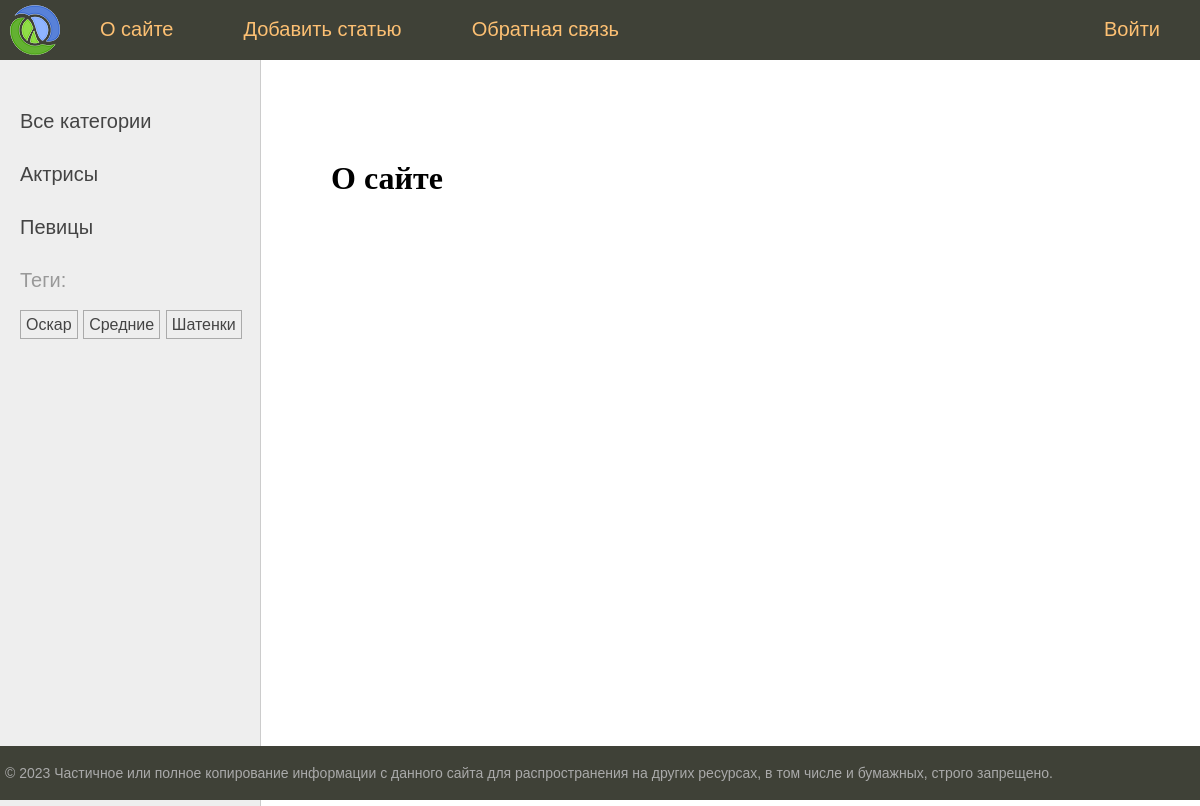
The page /about/ on the database its author committed.
### women/models.py (models this page shows, shortened)
class Category(models.Model):
    name = models.CharField(max_length=100, db_index=True)
    slug = models.SlugField(max_length=255, unique=True, db_index=True)
    def get_absolute_url(self):
        return reverse('category', kwargs={'cat_slug': self.slug})

class TagPost(models.Model):
    tag = models.CharField(max_length=100, db_index=True)
    slug = models.SlugField(max_length=255, unique=True, db_index=True)
    def get_absolute_url(self):
        return reverse('tag', kwargs={'tag_slug': self.slug})

### women/views.py (the view)
# urls.py: path('about/', views.about, name='about'),
def about(request):
    return render(request, 'women/about.html', {'title': 'О сайте', 'menu': menu})

### women/templatetags/women_tags.py (called while the page is built)
@register.inclusion_tag('women/list_categories.html')
def show_categories(cat_selected=0):
    cats = Category.objects.annotate(total=Count("posts")).filter(total__gt=0)
    return {'cats': cats, 'cat_selected': cat_selected}

@register.inclusion_tag('women/list_tags.html')
def show_all_tags():
    tags = TagPost.objects.annotate(total=Count("tags")).filter(total__gt=0)
    return {'tags': tags}

### women/templates/women/about.html
{% extends 'base.html' %}
{% block content %}
<h1>{{ title }}</h1>
{% endblock %}

### women/templates/women/list_categories.html
{% for cat in cats %}
{% if cat.id == cat_selected %}
<li class="selected">{{ cat.name }}</li>
{% else %}
<li><a href="{{ cat.get_absolute_url }}">{{ cat.name }}</a> </li>
{% endif %}
{% endfor %}

### women/templates/women/list_tags.html
{% if tags %}
    <p>Теги:</p>
    <ul class="tags-list">
        {% for t in tags %}
        <li><a href="{{ t.get_absolute_url }}">{{ t.tag }}</a></li>
        {% endfor %}
    </ul>
{% endif %}

### rows shown on the page
Category: name "Актрисы"
Category: name "Певицы"
TagPost: tag "Оскар"
TagPost: tag "Средние"
TagPost: tag "Шатенки"

### other values the page prints
{{ m.title }} "О сайте" "Добавить статью" "Обратная связь" "Войти"
{{ title }} "О сайте"
